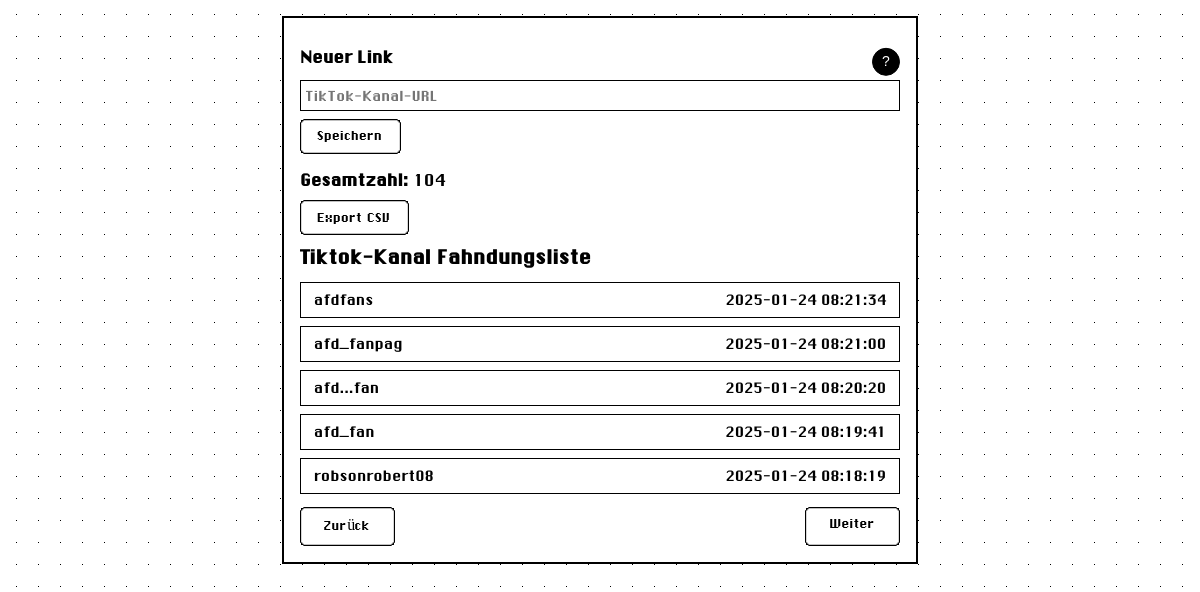
/fahndungsliste_db?page=4, run on the app's committed database.
### tables this page shows
CREATE TABLE links (
                id INTEGER PRIMARY KEY AUTOINCREMENT,
                kanal TEXT,
                zeitstempel TEXT,
                user_agent TEXT,
                ip_address TEXT
            );

### adenauer-os/app.py (the view, shortened to what this page needs)
@app.route("/fahndungsliste_db", methods=["GET", "POST"])
def fahndungsliste_db():
    db = get_db()
    page = int(request.args.get("page", 1))
    per_page = 5
    offset = (page - 1) * per_page
    total_links = db.execute("SELECT COUNT(*) AS cnt FROM links").fetchone()["cnt"]
    rows = db.execute("""
        SELECT kanal, zeitstempel
        FROM links
        ORDER BY id DESC
        LIMIT ? OFFSET ?
    """, (per_page, offset)).fetchall()
    fehlermeldung = None
    return render_template(
        "fahndungsliste-modal.html",
        fehlermeldung=fehlermeldung,
        total_links=total_links,
        links=rows,
        page=page,
        per_page=per_page
    )

### adenauer-os/app.py (called while the page is built)
def get_db():
    db = getattr(g, "_database", None)
    if db is None:
        db = g._database = sqlite3.connect("datenbank.db")
        db.row_factory = sqlite3.Row
        db.execute("""
            CREATE TABLE IF NOT EXISTS links (
                id INTEGER PRIMARY KEY AUTOINCREMENT,
                kanal TEXT,
                zeitstempel TEXT,
                user_agent TEXT,
                ip_address TEXT
            )
        """)
        db.execute("""
            CREATE TABLE IF NOT EXISTS ip_cooldowns (
                ip TEXT PRIMARY KEY,
                last_submit REAL,
                last_export REAL
            )
        """)
        try:
            db.execute("SELECT last_export FROM ip_cooldowns LIMIT 1")
        except sqlite3.OperationalError:
            db.execute("ALTER TABLE ip_cooldowns ADD COLUMN last_export REAL")
    return db

@app.teardown_appcontext
def close_connection(exception):
    db = getattr(g, "_database", None)
    if db is not None:
        db.close()

### adenauer-os/templates/fahndungsliste-modal.html (shortened to what this page needs)
<!DOCTYPE html>
<html lang="de">
<head>
  <link rel="stylesheet" href="{{ url_for('static', filename='system.css') }}">
</head>
<body>
<div style="max-width: 600px; margin: 1rem auto; border: 2px solid #000; padding: 1rem; background: #fff;">
  <h2 class="heading">Neuer Link</h2>
  <form method="post" style="margin-bottom: 0.8rem;">
    <div class="field-row">
      <input
        type="text"
        name="eingabe_link"
        placeholder="TikTok-Kanal-URL"
      >
      <div class="tooltip-button" id="tooltipBtn">?</div>
    </div>
    <button type="submit" class="btn">
      Speichern
    </button>
  </form>
  <p>
    <strong>Gesamtzahl:</strong> {{ total_links }}
  </p>
  <p>
    <a href="{{ url_for('export_csv_db') }}" class="btn">
      Export CSV
    </a>
  </p>
  <h3>Tiktok-Kanal Fahndungsliste</h3>
  <ul class="list-group">
    {% for eintrag in links %}
      <li class="list-group-item">
        {{ eintrag.kanal }}
        <span style="float:right;">{{ eintrag.zeitstempel }}</span>
      </li>
    {% endfor %}
  </ul>
  <div style="display:flex; justify-content: space-between; margin-top: 0.8rem;">
    {% if page > 1 %}
      <a href="{{ url_for('fahndungsliste_db', page=page - 1) }}" class="btn">
        Zurück
      </a>
    {% else %}
      <span></span>
    {% endif %}
    {% if links|length >= per_page %}
      <a href="{{ url_for('fahndungsliste_db', page=page + 1) }}" class="btn">
        Weiter
      </a>
    {% else %}
      <span></span>
    {% endif %}
  </div>
</div>
</body>
</html>

### adenauer-os/static/system.css (style rules this page uses)
body { background: linear-gradient(90deg, #fff 21px, transparent 1%) 50%, linear-gradient(#fff 21px, transparent 1%) 50%, #000; background-attachment: fixed; background-size: 22px 22px; font-family: Inconsolata, Menlo, Chicago, Geneva; font-size: 20px; }
a { color: #000; text-decoration: underline; }
.heading, h1, h2 { font-family: Chicago; }
.heading, h1 { font-size: 1em; }
h2 { font-size: 2em; }
.btn, .btn-default { background: #fff; border-image: url(button.svg) 30 stretch; border-style: solid; border-width: 5.5px; color: #000; cursor: pointer; font-family: Chicago_12; font-size: 18px; min-height: 20px; min-width: 59px; padding: 0 20px; text-align: center; text-decoration: none; }
input, textarea, select { border: 1.5px solid #000; font-family: Chicago_12; font-size: 18px; }
.field-row { display: flex; align-items: center; margin: 0.5rem 0; font-family: Chicago_12; font-size: 1em; }
.field-row > * + * { margin-left: 0.5rem; }
.field-row input[type="text"], .field-row input[type="number"], .field-row input[type="email"] { flex-grow: 1; }
.list-group { list-style: none; padding: 0; margin: 0; }
.list-group-item { padding: 1rem; border: 1px solid #000; margin-bottom: 0.5rem; }

### adenauer-os/templates/fahndungsliste-modal.html (style rules this page uses)
body { font-size: 16px; }
.field-row { margin-bottom: 0.5rem; position: relative; }
input[type="text"] { padding: 0.3rem; width: 100%; }
.btn { padding: 0.3rem 0.8rem; font-size: 16px; }
.list-group-item { padding: 0.5rem 0.8rem; font-size: 14px; }
h2.heading, h3 { margin-bottom: 0.8rem; }
p { margin-bottom: 0.3rem; }
.tooltip-button { position: absolute; top: -18px; right: 0; transform: translateY(-50%); cursor: pointer; font-size: 14px; padding: 0.2rem; background: #000; color: #fff; border: 1px solid #000; border-radius: 50%; width: 20px; height: 20px; text-align: center; line-height: 18px; font-family: sans-serif; }

### data on the page
links: kanal "afdfans", zeitstempel "2025-01-24 08:21:34"
links: kanal "afd_fanpag", zeitstempel "2025-01-24 08:21:00"
links: kanal "afd...fan", zeitstempel "2025-01-24 08:20:20"
links: kanal "afd_fan", zeitstempel "2025-01-24 08:19:41"
links: kanal "robsonrobert08", zeitstempel "2025-01-24 08:18:19"

### other printed values
{{ total_links }} "104"
